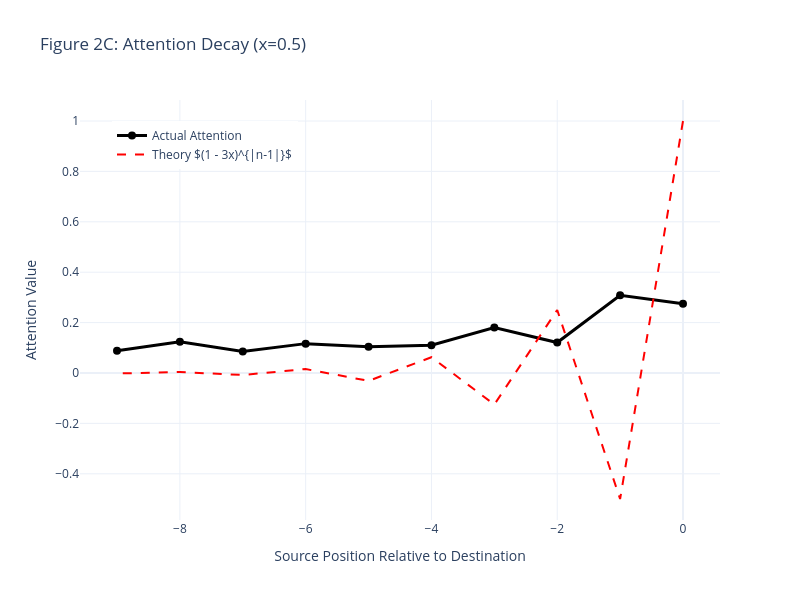

The notebook cell saved with this chart:
### Code cell
def plot_attention_decay(model, process, num_seqs, layer_idx, head_idx, seq_len=10, x_param=0.15):
    """
    Plots the average attention pattern vs distance and compares it to the 
    theoretical prediction: (1 - 3x)^|distance|.
    
    Args:
        x_param: The 'x' parameter from the Mess3 process (default 0.15 as per paper).
    """
    device = torch.device("cuda") if torch.cuda.is_available() else torch.device("cpu")
    # Handle MPS for Mac
    if torch.backends.mps.is_available():
        device = torch.device("mps")
    # 1. Generate Batch Data
    # if hasattr(process, 'generate_batch_gpu'):
    #     input_batch = process.generate_batch_gpu(batch_size=num_seqs, seq_len=seq_len, device=device)
    # else:
    #     # Fallback if GPU generation isn't available
    #     input_batch = torch.tensor(
    #         [process.generate_process_history(total_length=seq_len).symbols for _ in range(num_seqs)],
    #         dtype=torch.long, device=device
    #     )
    if hasattr(process, "_ensure_gpu_tensors"):
         process._ensure_gpu_tensors(device)
    
    # 1. Generate Batch Data
    if hasattr(process, 'generate_batch_gpu'):
        # Pass the correct device
        input_batch = process.generate_batch_gpu(batch_size=num_seqs, seq_len=seq_len, device=device)
    else:
        # Fallback
        input_batch = torch.tensor(
            [process.generate_process_history(total_length=seq_len).symbols for _ in range(num_seqs)],
            dtype=torch.long, device=device
        )    
    # 2. Run Model
    _, cache = model.run_with_cache(input_batch)
    
    # 3. Extract Patterns [Batch, n_heads, query_pos, key_pos] -> [Batch, query_pos, key_pos]
    patterns = cache[f"blocks.{layer_idx}.attn.hook_pattern"][:, head_idx, :, :].detach().cpu()
    
    # 4. Vectorized Distance Calculation
    # indices[i, j] = j - i (Source - Destination). e.g., 0 - 2 = -2
    indices = torch.arange(seq_len).unsqueeze(0) - torch.arange(seq_len).unsqueeze(1)
    
    # Valid mask: Only consider causal attention (src <= dest) and non-padding
    # Usually we just care about src <= dest, i.e., distance <= 0
    valid_mask = indices <= 0
    
    # Flatten everything
    batch_indices = indices.unsqueeze(0).expand(num_seqs, -1, -1)
    
    # Filter using mask
    # We take absolute value of distance for the plot/theory |n-1|
    # distance 0 -> 0, -1 -> 1, etc.
    valid_distances = batch_indices[valid_mask.unsqueeze(0).expand(num_seqs, -1, -1)].flatten().abs()
    valid_attentions = patterns[:, valid_mask].flatten()
    
    # 5. Aggregate Data
    df_attn = pd.DataFrame({
        'distance': valid_distances.numpy(),
        'attention': valid_attentions.numpy()
    })
    
    # Group by distance and compute mean
    df_mean = df_attn.groupby('distance')['attention'].mean().reset_index()
    
    # 6. Theoretical Curve Calculation
    # Theory: (1 - 3x)^distance
    # x is the noise parameter (e.g. 0.15)
    # distance is |n-1| (0, 1, 2...)
    distances_theory = df_mean['distance'].values
    
    # The paper formula says (1 - 3x)^|n-1|. 
    # If distance=0 (current token), theory usually gives 1 (or normalized).
    # However, attention must sum to 1. The theoretical curve describes the *unnormalized* weights 
    # or the decay rate. To match the scale, we might need to normalize the theoretical curve 
    # so it sums to 1 (like Softmax), or just overlay the decay shape.
    # The paper inset (Fig 2C) shows "Actual vs Theory" aligning perfectly. 
    # Assuming standard exponential decay formula:
    
    base = (1 - 3 * x_param)
    theory_values = base ** distances_theory
    
    # Normalize theory to match the area of the actual curve (optional but helps alignment)
    # Or just plot raw if the paper implies exact match.
    # Let's align the scale so Sum(Theory) matches Sum(Actual) or just Peak-to-Peak.
    # Actually, the paper shows values like 0.4, 0.3. This implies it's the actual softmax probability.
    # Softmax of an exponential decay P(d) ~ r^d is roughly proportional to r^d.
    # Let's plot raw theory first.
    
    # 7. Plotting
    fig = go.Figure()
    
    # Actual
    fig.add_trace(go.Scatter(
        x=-df_mean['distance'], # Plot on negative x-axis (Source Relative to Dest)
        y=df_mean['attention'],
        mode='lines+markers',
        name='Actual Attention',
        line=dict(color='black', width=3),
        marker=dict(size=8)
    ))
    
    # Theoretical
    fig.add_trace(go.Scatter(
        x=-distances_theory,
        y=theory_values, # You might need to scale this if it doesn't match y-axis range
        mode='lines',
        name=f'Theory $(1 - 3x)^{{|n-1|}}$',
        line=dict(color='red', width=2, dash='dash')
    ))
    
    fig.update_layout(
        title=f"Figure 2C: Attention Decay (x={x_param})",
        xaxis_title="Source Position Relative to Destination",
        yaxis_title="Attention Value",
        template="plotly_white",
        width=800, height=600,
        legend=dict(x=0.05, y=0.95)
    )
    fig.show()

# Example Usage:
plot_attention_decay(model, process, num_seqs=100, layer_idx=0, head_idx=0, x_param=0.5)

### Figure 1 — Plotly figure (JSON) as saved in the notebook; plotly's stock layout.template omitted (floating-point values rounded to 4 significant figures)
{"data": [{"line": {"color": "black", "width": 3}, "marker": {"size": 8}, "mode": "lines+markers", "name": "Actual Attention", "type": "scatter", "x": [0, -1, -2, -3, -4, -5, -6, -7, -8, -9], "y": [0.2752, 0.3084, 0.1209, 0.1807, 0.1103, 0.1039, 0.1165, 0.0855, 0.124, 0.08825]}, {"line": {"color": "red", "dash": "dash", "width": 2}, "mode": "lines", "name": "Theory $(1 - 3x)^{|n-1|}$", "type": "scatter", "x": [0, -1, -2, -3, -4, -5, -6, -7, -8, -9], "y": [1.0, -0.5, 0.25, -0.125, 0.0625, -0.03125, 0.01562, -0.007812, 0.003906, -0.001953]}], "layout": {"height": 600, "legend": {"x": 0.05, "y": 0.95}, "title": {"text": "Figure 2C: Attention Decay (x=0.5)"}, "width": 800, "xaxis": {"title": {"text": "Source Position Relative to Destination"}}, "yaxis": {"title": {"text": "Attention Value"}}}}
